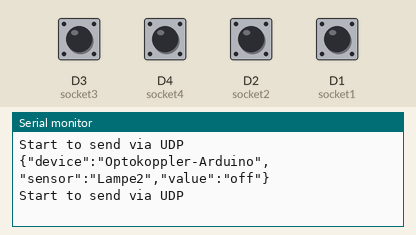
A sketch run on a simulated ESP8266 (NodeMCU). Shown: the last lines printed to the serial monitor. The inputs (shaded band) are chosen by the test bench; at power-on: D1 (socket1), D2 (socket2), D3 (socket3), D4 (socket4) HIGH. WiFi joins after 1.5 s; servers stay silent unless stated.

Above: at 2.7 s.
2.8 s: D3 (socket3) pulled LOW for 0.15 s
At 4.1 s:
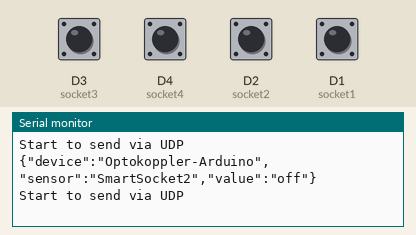
4.4 s: D4 (socket4) pulled LOW for 0.15 s
At 4.6 s:
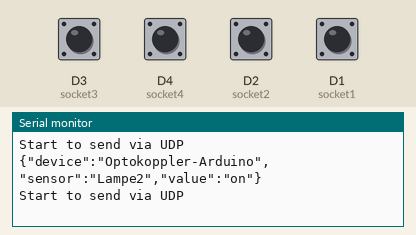
6.0 s: D2 (socket2) pulled LOW for 0.15 s
At 7.3 s:
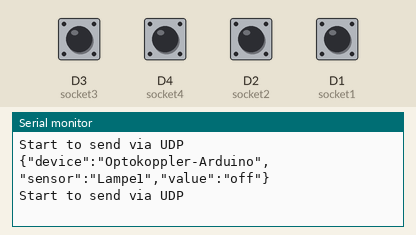
7.6 s: D1 (socket1) pulled LOW for 0.15 s
At 8.8 s:
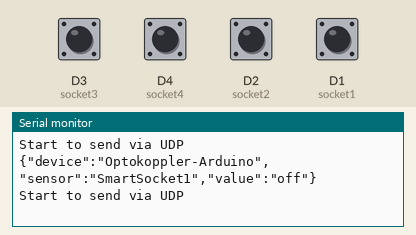

Measured:
- after the input at 2.8 s, the serial monitor: prints a new line at once (image 1)
- after the input at 4.4 s, the serial monitor: prints a new line at once (image 2)
- after the input at 6.0 s, the serial monitor: prints a new line after 0.05 s (image 3)
- after the input at 7.6 s, the serial monitor: prints a new line after 0.05 s (image 4)

The sketch:

optokoppler.ino
```cpp
#include <ESP8266WiFi.h>
#include <ESP8266HTTPClient.h>
#include <ArduinoJson.h>
#include <WiFiUdp.h>

#ifndef STASSID
#define STASSID "MyAccessPoint"
#define STAPSK  "0123asdf"
#endif

// imaginary server address
#define SERVER_IP "192.168.2.115:8000"
IPAddress remoteIP(192,168,2,115);
int remotePort=8000;

#define socket1 D1
#define socket2 D2
#define socket3 D3
#define socket4 D4

String deviceName = "Optokoppler-Arduino";

String socket1State = "undefined";
String socket2State = "undefined";
String socket3State = "undefined";
String socket4State = "undefined";

void setup() {

  Serial.begin(115200);

  pinMode(D1, INPUT_PULLUP);
  pinMode(D2, INPUT_PULLUP);
  pinMode(D3, INPUT_PULLUP);
  pinMode(D4, INPUT_PULLUP);

  Serial.println();
  Serial.println();
  Serial.println();


  WiFi.begin(STASSID, STAPSK);

  while (WiFi.status() != WL_CONNECTED) {
    delay(500);
    Serial.print(".");
  }
  Serial.println("");
  Serial.print("Connected! IP address: ");
  Serial.println(WiFi.localIP());

}

String newState(int state) {
  if (state == 1) return "off";
  if (state == 0) return "on";
  else return "undefined";
}

String makePayload(const String &value, const String &sensor) {
    DynamicJsonDocument payload(1024);
    payload["device"] = deviceName;
    payload["sensor"] = sensor.c_str();
    payload["value"] = value.c_str();

    char result[1024];
    serializeJson(payload, result);
    return result;
}

void sendMessage(const String &str) {
    // wait for WiFi connection
  if ((WiFi.status() == WL_CONNECTED)) {


    WiFiUDP udp;

    Serial.println("Start to send via UDP");
    udp.begin(8888);
    udp.beginPacket(remoteIP,remotePort);
    udp.write(str.c_str(), strlen(str.c_str()));
    udp.endPacket();

  }
}

void printConsole(const String &newState, const String &oldState, const int socket){
  Serial.print("socket");
  Serial.print(socket);
  Serial.print(" old: ");
  Serial.print(oldState);
  Serial.print(" ; ");
  Serial.print(" new: ");
  Serial.print(newState);
  Serial.println("");
}

void loop() {


  String socketStateNew = newState(digitalRead(socket1));
  // printConsole(socketStateNew, socket1State, 1);
  if (socketStateNew!=socket1State) {
    String payload = makePayload(socketStateNew,"SmartSocket1");
    Serial.println(payload);
    sendMessage(payload);
    socket1State=socketStateNew;
  }

  socketStateNew = newState(digitalRead(socket2));
  // printConsole(socketStateNew, socket2State, 2);
  if (socketStateNew!=socket2State) {
    String payload = makePayload(socketStateNew,"Lampe1");
    Serial.println(payload);
    sendMessage(payload);
    socket2State=socketStateNew;
  }

  socketStateNew = newState(digitalRead(socket3));
  // printConsole(socketStateNew, socket3State, 3);
  if (socketStateNew!=socket3State) {
    String payload = makePayload(socketStateNew,"SmartSocket2");
    Serial.println(payload);
    sendMessage(payload);
    socket3State=socketStateNew;
  }

  socketStateNew = newState(digitalRead(socket4));
  // printConsole(socketStateNew, socket4State, 4);

  if (socketStateNew!=socket4State) {
    String payload = makePayload(socketStateNew,"Lampe2");
    Serial.println(payload);
    sendMessage(payload);
    socket4State=socketStateNew;
  }

  delay(100);
}
```
